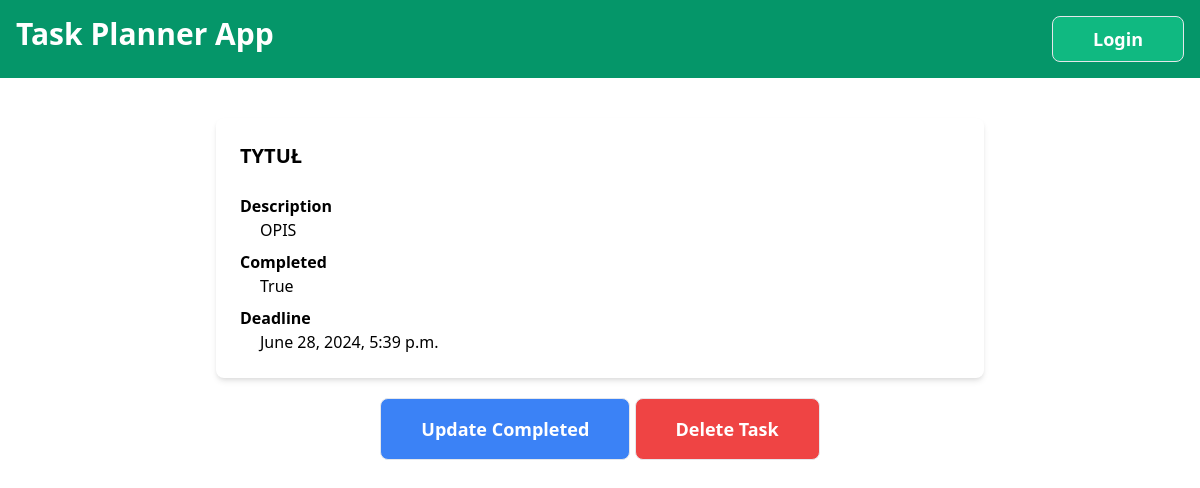
Page /7/47 on the earlier database version.
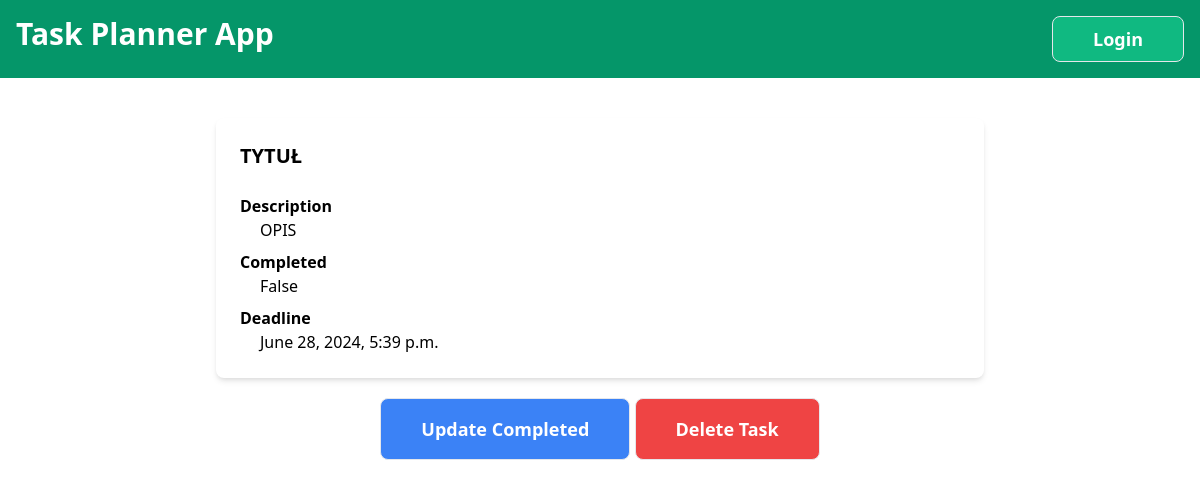
Same page on the later database version.
### tasks_app/models.py (models this page shows)
class TaskItem(models.Model):
    task_list   = models.ForeignKey(TaskList, on_delete=models.CASCADE)
    name        = models.CharField(max_length=100, blank=False)
    description = models.CharField(max_length=100)
    complete    = models.BooleanField(default=False)
    due_date    = models.DateTimeField()

### tasks_app/views.py (the view)
# urls.py: path('<int:id>/<int:id_2>', views.task_details, name="task_details"),
def task_details(request,id,id_2):
    task_list = TaskList.objects.get(id=id)
    task = TaskItem.objects.get(id=id_2)
    return render(request, 'task_details.html', {"task":task})

### templates/task_details.html
{% extends "base.html" %}
{% block content %}
<div class="text-left max-w-3xl mx-auto bg-white p-6 rounded-lg shadow-md flex flex-col">
    <div class="mb-4 text-xl font-semibold">{{task.name}}</div>
    <label class="mt-2 font-semibold">Description</label>
    <div class="ml-5">{{ task.description }}</div>
    <label class="mt-2 font-semibold">Completed</label>
    <div class="ml-5">{{ task.complete}}</div>
    <label class="mt-2 font-semibold">Deadline</label>
    <div class="ml-5">{{task.due_date}}</div>
</div>
<button class="bg-blue-500 mx-auto text-lg text-white font-semibold mt-5 p-4 px-10 border rounded-lg transition-transform transform hover:bg-blue-700">
    <a href='./{{task.id}}/update_task'>Update Completed</a>
</button>
<button class="bg-red-500 mx-auto text-lg text-white font-semibold mt-5 p-4 px-10 border rounded-lg transition-transform transform hover:bg-red-700">
    <a href='./{{task.id}}/delete_task'>Delete Task</a>
</button>
{% endblock %}

Differences in the rows shown:
changed TaskItem "TYTUŁ": complete "True" → "False"
